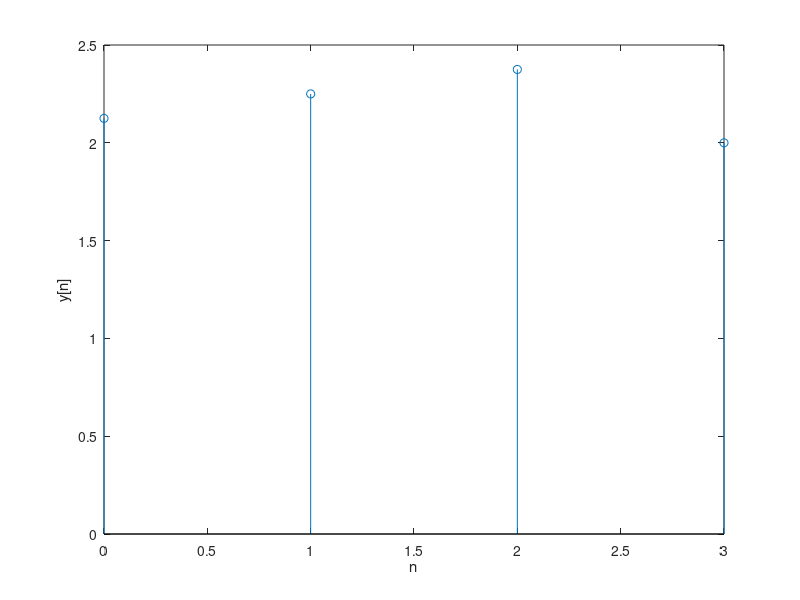
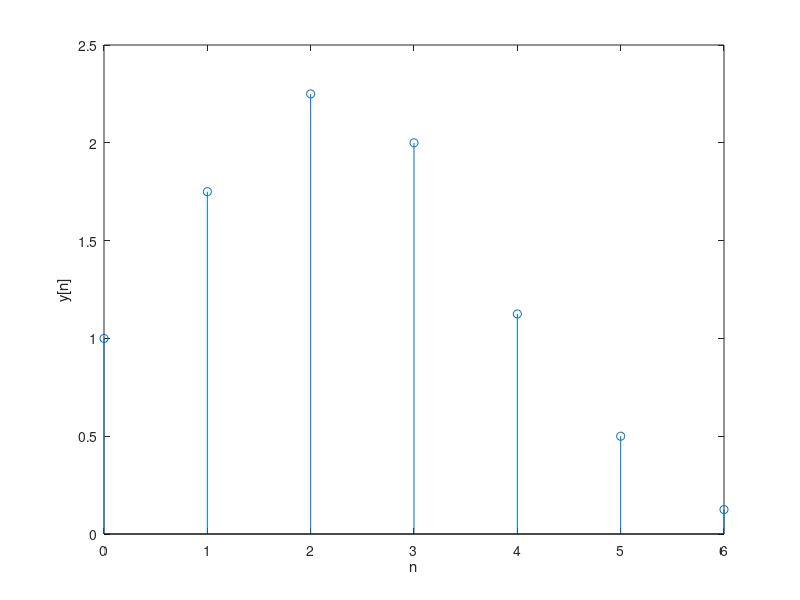

MATLAB code for these plots, in order:
clear all;
clf;

% Input and filter sequences
x = [1, 1, 1, 0.5];
h = [1, 0.75, 0.5, 0.25];

% Circular convolution
X = fft(x);
H = fft(h);

Y = X .* H;
y = ifft(Y);


figure();
stem(0:1:3, y);
ylabel('y[n]');
xlabel('n');

% Linear convolution (requires zero-padding)
x = [1, 1, 1, 0.5, 0, 0, 0];
h = [1, 0.75, 0.5, 0.25, 0, 0, 0];

X = fft(x);
H = fft(h);

Y = X .* H;
y = ifft(Y);

figure();
stem(0:1:6, y);
ylabel('y[n]');
xlabel('n');
